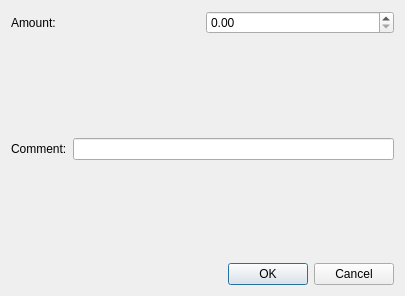
<?xml version="1.0" encoding="UTF-8"?>
<ui version="4.0">
 <class>AddGoldDialog</class>
 <widget class="QDialog" name="AddGoldDialog">
  <property name="geometry">
   <rect>
    <x>0</x>
    <y>0</y>
    <width>405</width>
    <height>296</height>
   </rect>
  </property>
  <property name="windowTitle">
   <string>Dialog</string>
  </property>
  <layout class="QGridLayout" name="gridLayout">
   <item row="0" column="0">
    <layout class="QVBoxLayout" name="verticalLayout">
     <item>
      <layout class="QHBoxLayout" name="horizontalLayout">
       <item>
        <widget class="QLabel" name="label">
         <property name="text">
          <string>Amount:</string>
         </property>
        </widget>
       </item>
       <item>
        <widget class="QDoubleSpinBox" name="doubleSpinBox"/>
       </item>
      </layout>
     </item>
     <item>
      <spacer name="verticalSpacer_2">
       <property name="orientation">
        <enum>Qt::Orientation::Vertical</enum>
       </property>
       <property name="sizeHint" stdset="0">
        <size>
         <width>20</width>
         <height>40</height>
        </size>
       </property>
      </spacer>
     </item>
     <item>
      <layout class="QHBoxLayout" name="horizontalLayout_2">
       <item>
        <widget class="QLabel" name="label_2">
         <property name="text">
          <string>Comment:</string>
         </property>
        </widget>
       </item>
       <item>
        <widget class="QLineEdit" name="lineEdit"/>
       </item>
      </layout>
     </item>
     <item>
      <spacer name="verticalSpacer">
       <property name="orientation">
        <enum>Qt::Orientation::Vertical</enum>
       </property>
       <property name="sizeHint" stdset="0">
        <size>
         <width>20</width>
         <height>40</height>
        </size>
       </property>
      </spacer>
     </item>
    </layout>
   </item>
   <item row="1" column="0">
    <widget class="QDialogButtonBox" name="buttonBox">
     <property name="orientation">
      <enum>Qt::Orientation::Horizontal</enum>
     </property>
     <property name="standardButtons">
      <set>QDialogButtonBox::StandardButton::Cancel|QDialogButtonBox::StandardButton::Ok</set>
     </property>
    </widget>
   </item>
  </layout>
 </widget>
 <resources/>
 <connections>
  <connection>
   <sender>buttonBox</sender>
   <signal>accepted()</signal>
   <receiver>AddGoldDialog</receiver>
   <slot>accept()</slot>
   <hints>
    <hint type="sourcelabel">
     <x>248</x>
     <y>254</y>
    </hint>
    <hint type="destinationlabel">
     <x>157</x>
     <y>274</y>
    </hint>
   </hints>
  </connection>
  <connection>
   <sender>buttonBox</sender>
   <signal>rejected()</signal>
   <receiver>AddGoldDialog</receiver>
   <slot>reject()</slot>
   <hints>
    <hint type="sourcelabel">
     <x>316</x>
     <y>260</y>
    </hint>
    <hint type="destinationlabel">
     <x>286</x>
     <y>274</y>
    </hint>
   </hints>
  </connection>
 </connections>
</ui>
